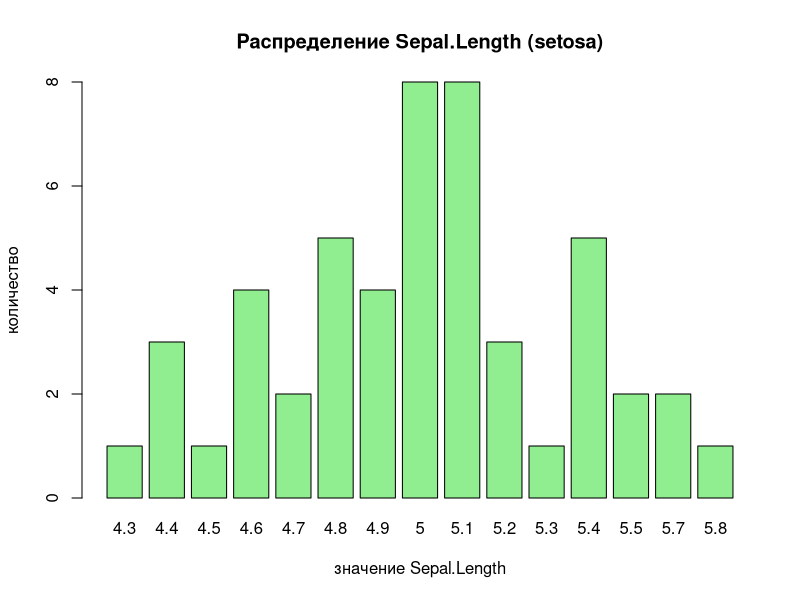

Here is the R script that generated this plot: (Note: this script raises an error after producing the figure.)
# ====================Домашнее задание №2.====================


# ### ДЗ часть 1

#Загружаю датасет iris
data(iris)

#Выбираю первый вариант
iris_filtered <- iris[iris$Species == "setosa", ]

#Считаю частоту значений Sepal.Length
freq_table <- as.data.frame(table(iris_filtered$Sepal.Length))

#Меняю название колонок
colnames(freq_table) <- c("Sepal.Length", "Frequency")

#Смотрю результат
print(freq_table)


#Решила по той же схеме попробовать сделать вариант 2 и 3. Чисто из интереса!


# Вариант 2
iris_filtered <- iris[iris$Species == "versicolor", ]
freq_table <- as.data.frame(table(iris_filtered$Sepal.Length))
colnames(freq_table) <- c("Sepal.Length", "Frequency")
print(freq_table)

# Вариант 3
iris_filtered <- iris[iris$Species == "virginica", ]
freq_table <- as.data.frame(table(iris_filtered$Sepal.Length))
colnames(freq_table) <- c("Sepal.Length", "Frequency")
print(freq_table)


#ГОТОВО! Не без помощи ИИ, но иначея бы не смогла узнать по какому щаблону писать строки.



# ### ДЗ часть 2

data(iris)
iris_filtered <- iris[iris$Species == "setosa", ]
freq_table <- as.data.frame(table(iris_filtered$Sepal.Length))
colnames(freq_table) <- c("Sepal.Length", "Frequency")

#График
barplot(
  height = freq_table$Frequency,
  names.arg = freq_table$Sepal.Length,
  col = "lightgreen",
  border = "black",
  xlab = "значение Sepal.Length",
  ylab = "количество",
  main = "Распределение Sepal.Length (setosa)",
  ylim = c(0, 8),
  axes = FALSE
)
axis(2, at = seq(0, 8, by = 2))



# ====================Доп.задание 1====================
library(ggplot2)

#Здесь ввожу данные
x <- seq(-10, 10, by = 0.1)
y <- 2 * x^2 + 4 * x + 50
df <- data.frame(x = x, y = y)

#ИИ подсказал как разделить линию по цвету
df$group <- ifelse(x <= 0, "x ≤ 0", "x > 0")

#Теперь можно строить график, это я умею!
ggplot(df, aes(x = x, y = y, color = group, linetype = group)) +
  geom_line(size = 2) +
  scale_color_manual(values = c("x ≤ 0" = "blue", "x > 0" = "red")) +
  scale_linetype_manual(values = c("x ≤ 0" = "solid", "x > 0" = "dashed")) +
  labs(
    title = expression(y == 2 * x^2 + 4 * x + 50),
    x = "x",
    y = "y"
  ) +
  
  
  
  
# ====================Доп.задание 2.====================
#Здесь я честно говоря почти во всем доверилась ИИ, довольно сложное задание по сравнению с предыдущими
  
  library(ggplot2)

#Симуляция данных
set.seed(12345)
df <- data.frame(X = rnorm(1000, 1, 5), Y = rnorm(1000, 2, 5))

#График с точками поверх облака плотности
ggplot(df, aes(x = X, y = Y)) +
  stat_density_2d(
    aes(fill = after_stat(level)),
    geom = "polygon",
    alpha = 0.6
  ) +
  scale_fill_gradientn(
    colors = c("yellow", "red"),
    breaks = c(0.001, 0.002, 0.003, 0.004, 0.005, 0.006),
    labels = c("0.001", "0.002", "0.003", "0.004", "0.005", "0.006"),
    name = "Level"
  ) +
  geom_point(color = "black", alpha = 0.5, size = 1) +  #точки теперь ПОСЛЕ слоёв плотности
  labs(
    title = "Двумерное нормальное распределение",
    x = "X",
    y = "Y"
  ) +
  theme_minimal() +
  theme(
    legend.position = "left",
    legend.key.height = unit(1.5, "cm")
  )
